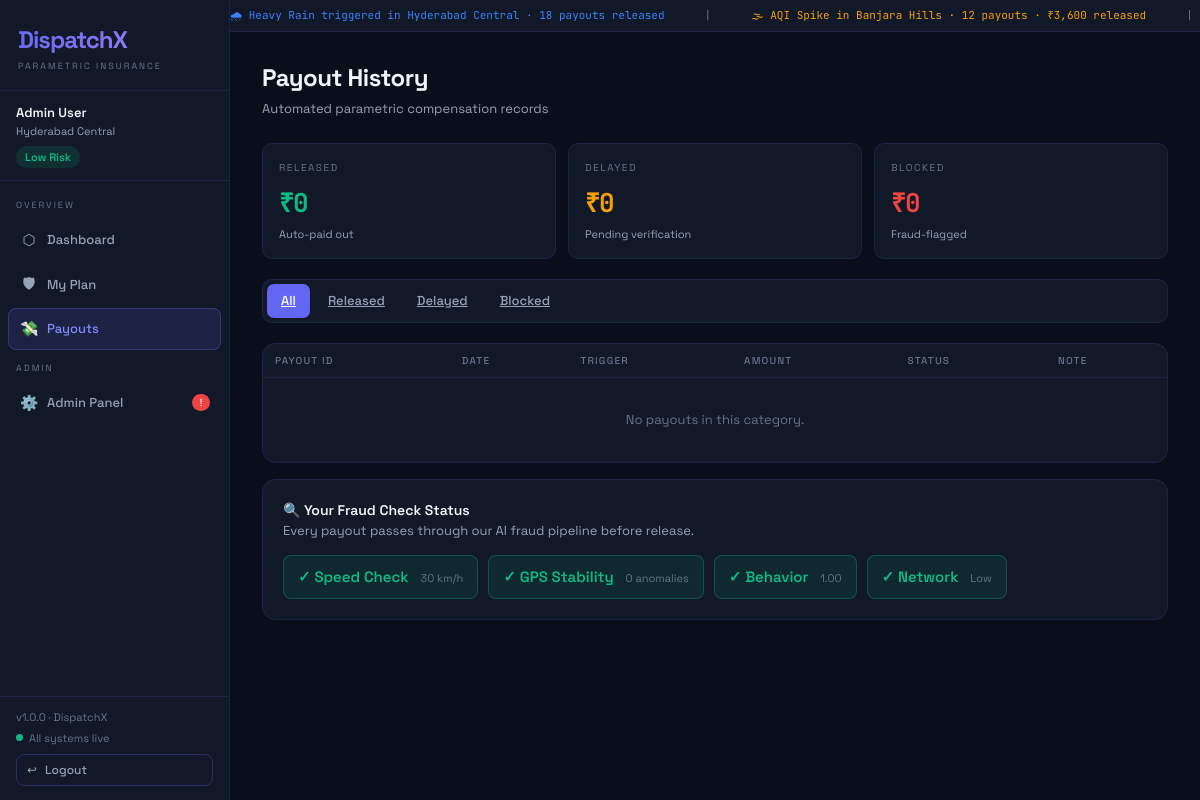
The page /payouts/ (signed in) on the database its author committed.
### insurance/models.py (models this page shows, shortened)
class DeliveryPartner(AbstractBaseUser, PermissionsMixin):
    RISK_CHOICES = [
        ('low',      'Low'),
        ('medium',   'Medium'),
        ('high',     'High'),
        ('critical', 'Critical'),
    ]
    ZONE_CHOICES = [
        ('hyderabad_central', 'Hyderabad Central'),
        ('banjara_hills',     'Banjara Hills'),
        ('jubilee_hills',     'Jubilee Hills'),
        ('secunderabad',      'Secunderabad'),
        ('hitec_city',        'HITEC City'),
        ('gachibowli',        'Gachibowli'),
        ('lb_nagar',          'LB Nagar'),
        ('kukatpally',        'Kukatpally'),
    ]
    name        = models.CharField(max_length=100)
    phone       = models.CharField(max_length=15, unique=True)
    email       = models.EmailField(blank=True, null=True)
    zone        = models.CharField(max_length=30, choices=ZONE_CHOICES, default='hyderabad_central')
    joined_date = models.DateTimeField(default=timezone.now)
    is_active    = models.BooleanField(default=True)
    is_staff     = models.BooleanField(default=False)
    is_admin     = models.BooleanField(default=False)
    risk_level      = models.CharField(max_length=10, choices=RISK_CHOICES, default='low')
    fraud_score     = models.FloatField(default=0.0)          # 0.0 – 1.0
    risk_score      = models.FloatField(default=0.0)          # composite
    behavior_score  = models.FloatField(default=1.0)          # 0.0 – 1.0
    gps_anomalies   = models.IntegerField(default=0)
    max_speed_kmh   = models.FloatField(default=30.0)         # recorded max speed
    ip_address      = models.GenericIPAddressField(null=True, blank=True)
    device_id       = models.CharField(max_length=50, blank=True)
    avg_daily_earnings = models.FloatField(default=600.0)
    deliveries_per_day = models.IntegerField(default=8)
    USERNAME_FIELD  = 'phone'
    REQUIRED_FIELDS = ['name']
    objects = DeliveryPartnerManager()
    class Meta:
        db_table = 'delivery_partners'
        verbose_name = 'Delivery Partner'
    @property
    def active_subscription(self):
        return (self.subscriptions
                .filter(status='active', end_date__gte=timezone.now())
                .select_related('plan')
                .order_by('-end_date')
                .first())

### insurance/views.py (the view)
# urls.py: path('payouts/',       views.payouts_view,          name='payouts'),
@login_required
def payouts_view(request):
    partner = request.user
    status  = request.GET.get('status', '')
    qs      = partner.payouts.select_related('event').order_by('-created_at')
    if status:
        qs = qs.filter(status=status)
    totals = {
        'released': partner.payouts.filter(status='released').aggregate(t=Sum('amount'))['t'] or 0,
        'delayed':  partner.payouts.filter(status='delayed').aggregate(t=Sum('amount'))['t'] or 0,
        'blocked':  partner.payouts.filter(status='blocked').aggregate(t=Sum('amount'))['t'] or 0,
    }
    return render(request, 'insurance/payouts.html', {
        'partner': partner, 'payouts': qs, 'totals': totals, 'filter_status': status
    })

### templates/insurance/payouts.html (shortened to what this page needs)
{% extends "insurance/base.html" %}
{% block content %}
<div class="page-wrap fadein">
  <div style="margin-bottom:24px">
    <h1 style="font-size:24px;font-weight:700;letter-spacing:-0.5px">Payout History</h1>
    <p style="color:var(--text2);font-size:13px;margin-top:3px">Automated parametric compensation records</p>
  </div>
  <div class="stats-grid" style="grid-template-columns:repeat(3,1fr)">
    <div class="stat-card">
      <div class="stat-label">Released</div>
      <div class="stat-value stat-up">₹{{ totals.released|floatformat:0 }}</div>
      <div class="stat-sub">Auto-paid out</div>
    </div>
    <div class="stat-card">
      <div class="stat-label">Delayed</div>
      <div class="stat-value" style="color:var(--warn)">₹{{ totals.delayed|floatformat:0 }}</div>
      <div class="stat-sub">Pending verification</div>
    </div>
    <div class="stat-card">
      <div class="stat-label">Blocked</div>
      <div class="stat-value stat-down">₹{{ totals.blocked|floatformat:0 }}</div>
      <div class="stat-sub">Fraud-flagged</div>
    </div>
  </div>
  <div class="tab-bar">
    <a href="?status=" class="tab-item {% if not filter_status %}active{% endif %}">All</a>
    <a href="?status=released" class="tab-item {% if filter_status == 'released' %}active{% endif %}">Released</a>
    <a href="?status=delayed"  class="tab-item {% if filter_status == 'delayed' %}active{% endif %}">Delayed</a>
    <a href="?status=blocked"  class="tab-item {% if filter_status == 'blocked' %}active{% endif %}">Blocked</a>
  </div>
  <div class="card" style="padding:0;overflow:hidden">
    <div class="table-wrap">
      <table>
        <thead>
          <tr>
            <th>Payout ID</th>
            <th>Date</th>
            <th>Trigger</th>
            <th>Amount</th>
            <th>Status</th>
            <th>Note</th>
          </tr>
        </thead>
        <tbody>
          {% for p in payouts %}
          <tr>
            <td class="td-mono td-muted">PYT-{{ p.id }}</td>
            <td style="font-size:12px">{{ p.created_at|date:"d M Y, H:i" }}</td>
            <td>{{ p.event.get_event_type_display|default:"Manual" }}</td>
            <td><span style="font-family:var(--mono);font-weight:600">₹{{ p.amount|floatformat:0 }}</span></td>
            <td><span class="pill pill-{{ p.status }}">{{ p.get_status_display }}</span></td>
            <td style="font-size:11px;color:var(--text3);max-width:200px">{{ p.reason|truncatechars:50 }}</td>
          </tr>
          {% empty %}
          <tr>
            <td colspan="6" style="text-align:center;color:var(--text3);padding:32px">No payouts in this category.</td>
          </tr>
          {% endfor %}
        </tbody>
      </table>
    </div>
  </div>
  <div class="card">
    <div class="card-title">🔍 Your Fraud Check Status</div>
    <p style="font-size:13px;color:var(--text2);margin-bottom:14px">
      Every payout passes through our AI fraud pipeline before release.
    </p>
    <div style="display:flex;gap:10px;flex-wrap:wrap">
      {% with partner=request.user %}
      {% with spd_ok=partner.max_speed_kmh|floatformat:0 %}
        <div style="background:{% if partner.max_speed_kmh < 100 %}rgba(16,185,129,0.1){% else %}rgba(239,68,68,0.1){% endif %};border:1px solid {% if partner.max_speed_kmh < 100 %}rgba(16,185,129,0.3){% else %}rgba(239,68,68,0.3){% endif %};border-radius:8px;padding:10px 14px">
          <span style="color:{% if partner.max_speed_kmh < 100 %}var(--success){% else %}var(--danger){% endif %};font-weight:600">
            {% if partner.max_speed_kmh < 100 %}✓{% else %}✗{% endif %} Speed Check
          </span>
          <span style="color:var(--text3);font-size:11px;margin-left:8px">{{ spd_ok }} km/h</span>
        </div>
        <div style="background:{% if partner.gps_anomalies < 3 %}rgba(16,185,129,0.1){% else %}rgba(239,68,68,0.1){% endif %};border:1px solid {% if partner.gps_anomalies < 3 %}rgba(16,185,129,0.3){% else %}rgba(239,68,68,0.3){% endif %};border-radius:8px;padding:10px 14px">
          <span style="color:{% if partner.gps_anomalies < 3 %}var(--success){% else %}var(--danger){% endif %};font-weight:600">
            {% if partner.gps_anomalies < 3 %}✓{% else %}✗{% endif %} GPS Stability
          </span>
          <span style="color:var(--text3);font-size:11px;margin-left:8px">{{ partner.gps_anomalies }} anomalies</span>
        </div>
        <div style="background:{% if partner.behavior_score > 0.5 %}rgba(16,185,129,0.1){% else %}rgba(239,68,68,0.1){% endif %};border:1px solid {% if partner.behavior_score > 0.5 %}rgba(16,185,129,0.3){% else %}rgba(239,68,68,0.3){% endif %};border-radius:8px;padding:10px 14px">
          <span style="color:{% if partner.behavior_score > 0.5 %}var(--success){% else %}var(--danger){% endif %};font-weight:600">
            {% if partner.behavior_score > 0.5 %}✓{% else %}✗{% endif %} Behavior
          </span>
          <span style="color:var(--text3);font-size:11px;margin-left:8px">{{ partner.behavior_score|floatformat:2 }}</span>
        </div>
        <div style="background:{% if partner.risk_level != 'critical' %}rgba(16,185,129,0.1){% else %}rgba(239,68,68,0.1){% endif %};border:1px solid {% if partner.risk_level != 'critical' %}rgba(16,185,129,0.3){% else %}rgba(239,68,68,0.3){% endif %};border-radius:8px;padding:10px 14px">
          <span style="color:{% if partner.risk_level != 'critical' %}var(--success){% else %}var(--danger){% endif %};font-weight:600">
            {% if partner.risk_level != 'critical' %}✓{% else %}✗{% endif %} Network
          </span>
          <span style="color:var(--text3);font-size:11px;margin-left:8px">{{ partner.get_risk_level_display }}</span>
        </div>
      {% endwith %}
      {% endwith %}
    </div>
  </div>
</div>
{% endblock %}

### templates/insurance/base.html (shortened to what this page needs)
<!DOCTYPE html>
<html lang="en">
<head>
  {% load static %}
  <link rel="stylesheet" href="{% static 'css/main.css' %}">
</head>
<body>
{% if user.is_authenticated %}
<div class="app-layout">
  <aside class="sidebar">
    <div class="sidebar-logo">
      <div class="logo-mark">DispatchX</div>
      <div class="logo-sub">Parametric Insurance</div>
    </div>
    <div class="sidebar-user">
      <div class="user-name">{{ user.name }}</div>
      <div class="user-zone">{{ user.get_zone_display }}</div>
      <div class="user-badges">
        <span class="pill pill-{{ user.risk_level }}">{{ user.get_risk_level_display }} Risk</span>
      </div>
    </div>
    <nav class="nav-section" style="flex:1">
      <div class="nav-label" style="margin-top:8px">Overview</div>
      <a href="{% url 'dashboard' %}"     class="nav-item {% if request.resolver_match.url_name == 'dashboard' %}active{% endif %}">
        <span class="nav-icon">⬡</span> Dashboard
      </a>
      <a href="{% url 'subscription' %}"  class="nav-item {% if request.resolver_match.url_name == 'subscription' %}active{% endif %}">
        <span class="nav-icon">🛡</span> My Plan
      </a>
      <a href="{% url 'payouts' %}"       class="nav-item {% if request.resolver_match.url_name == 'payouts' %}active{% endif %}">
        <span class="nav-icon">💸</span> Payouts
      </a>
      {% if user.is_admin %}
      <div class="nav-label" style="margin-top:12px">Admin</div>
      <a href="{% url 'admin_panel' %}"   class="nav-item {% if request.resolver_match.url_name == 'admin_panel' %}active{% endif %}">
        <span class="nav-icon">⚙️</span> Admin Panel
        <span class="nav-badge" id="alert-count">!</span>
      </a>
      {% endif %}
    </nav>
    <div class="sidebar-footer">
      <div>v1.0.0 · DispatchX</div>
      <div class="live-indicator">
        <span class="live-dot"></span> All systems live
      </div>
      <a href="{% url 'logout' %}" class="nav-item btn-outline" style="margin-top:8px;font-size:12px;padding:6px 10px">
        <span>↩</span> Logout
      </a>
    </div>
  </aside>
  <main class="main-content">
    <div class="ticker-bar">
      <div class="ticker-inner" id="ticker">
        <span class="ticker-item" style="color:#3b82f6">🌧 Heavy Rain triggered in Hyderabad Central · 18 payouts released</span>
        <span class="ticker-sep">|</span>
        <span class="ticker-item" style="color:#f59e0b">🌫 AQI Spike in Banjara Hills · 12 payouts · ₹3,600 released</span>
        <span class="ticker-sep">|</span>
      </div>
    </div>
    {% block content %}{% endblock %}
  </main>
</div>
{% else %}
  {% block auth_content %}{% endblock %}
{% endif %}
</body>
</html>

### rows shown on the page
DeliveryPartner: name "Admin User", zone "Hyderabad Central", risk_level "Low", gps_anomalies "0", behavior_score "1.00"

### other values the page prints
{{ totals.released|floatformat:0 }} "0"
{{ totals.delayed|floatformat:0 }} "0"
{{ totals.blocked|floatformat:0 }} "0"
{{ spd_ok }} "30"
